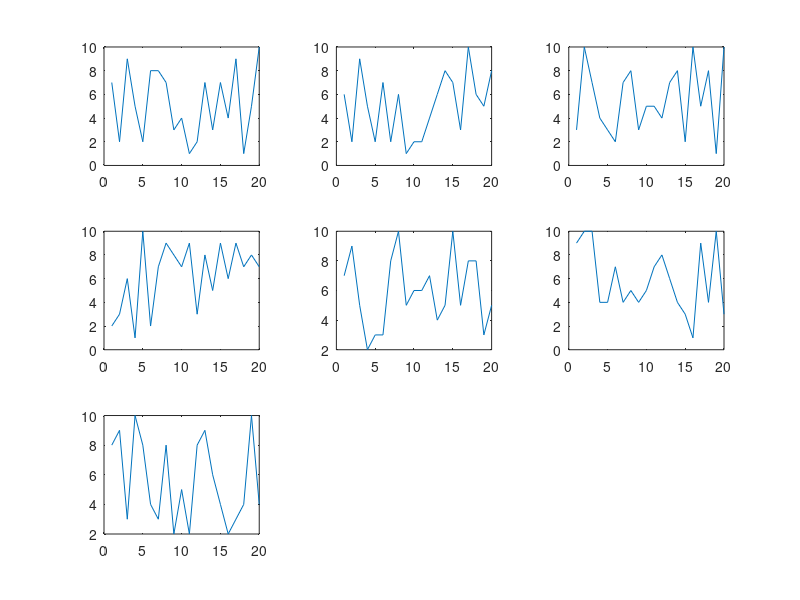

MATLAB code to generate this figure:
clc;
clear all;
close all;
% rand(2,2)
% randi(2,3)
B = randi(10,20,7)
% plot(B,'*-k','LineWidth',3);
c=B';
figure
subplot(3,3,1); plot(c(1,:));
subplot(3,3,2); plot(c(2,:));
subplot(3,3,3); plot(c(3,:));
subplot(3,3,4); plot(c(4,:));
subplot(3,3,5); plot(c(5,:));
subplot(3,3,6); plot(c(6,:));
subplot(3,3,7); plot(c(7,:));
